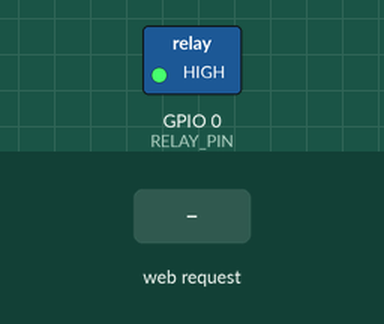
Simulated run of this program. Board: ESP8266 (NodeMCU). Parts: switched loads named in the program (green lamp = pin HIGH). The inputs (shaded band) are chosen by the test bench. WiFi joins after 1.5 s; servers stay silent unless stated; what the program prints to the serial monitor is not drawn.

Above: at 2.7 s.
2.8 s: HTTP request GET /on received
At 3.1 s:
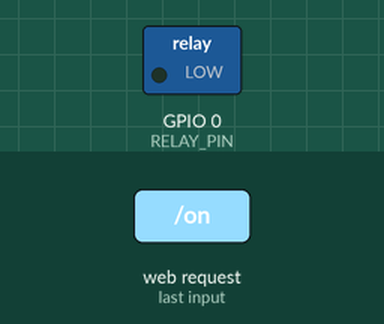
4.3 s: HTTP request GET /off received
At 5.4 s:
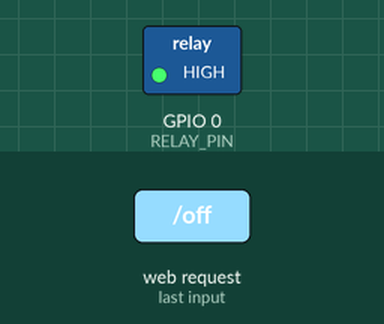
Timing chart, 0 to 7.3 s (numbered marks = the images above; inputs shaded):
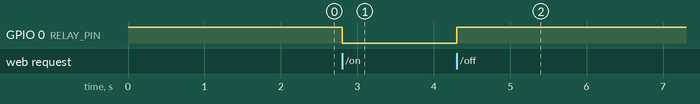

The program:

main.cpp
```cpp
#include <ESP8266WiFi.h>
#include <ESP8266WebServer.h>
#include <WiFiUdp.h>
#include <WiFiManager.h>
#include "secrets.h"

#define RELAY_PIN 0
#define DISCOVERY_PORT 9876
#define DISCOVERY_MSG "RELAY_HERE_V1"

ESP8266WebServer server(80);
WiFiUDP udp;

unsigned long lastBroadcast = 0;

void handleOn() {
  digitalWrite(RELAY_PIN, LOW); // Attivo
  server.send(200, "application/json", "{\"status\":\"ON\"}");
}

void handleOff() {
  digitalWrite(RELAY_PIN, HIGH); // Spento
  server.send(200, "application/json", "{\"status\":\"OFF\"}");
}

void handleStatus() {
  int state = digitalRead(RELAY_PIN);
  String s = (state == LOW) ? "ON" : "OFF";
  server.send(200, "application/json", "{\"status\":\"" + s + "\"}");
}

void setup() {
  Serial.begin(115200);
  pinMode(RELAY_PIN, OUTPUT);
  digitalWrite(RELAY_PIN, HIGH); // Default OFF

  WiFiManager wm;
  // Rimuoviamo config statica per usare DHCP (più flessibile con Auto-Discovery)
  // wm.setSTAStaticIPConfig(...); <--- RIMOSSO
  wm.setConfigPortalTimeout(180);

  if (!wm.autoConnect("Relay_Setup")) {
    ESP.restart();
  }

  server.on("/on", handleOn);
  server.on("/off", handleOff);
  server.on("/status", handleStatus);
  server.begin();

  // Avvia UDP per Discovery
  udp.begin(DISCOVERY_PORT);
  Serial.println("Relè Pronto. IP: " + WiFi.localIP().toString());
}

void loop() {
  server.handleClient();

  // Invia "Sono Qui" ogni 2 secondi
  if (millis() - lastBroadcast > 2000) {
    // Broadcast IP: 255.255.255.255 invia a tutti nella rete locale
    udp.beginPacket(IPAddress(255,255,255,255), DISCOVERY_PORT);
    udp.write(DISCOVERY_MSG);
    udp.endPacket();
    lastBroadcast = millis();
  }
}
```

secrets.h
```cpp
#ifndef SECRETS_H
#define SECRETS_H

// Lista di 60 token esadecimali (uno per ogni minuto dell'ora 0-59)
// Questa lista DEVE essere identica su Master (Display) e Slave (Relè)
const char* SECRET_TOKENS[60] = {
    "2d8f9a4c7e3b1d6f", "5a1b3c9d8e2f4a07", "e7c9b2a5d8f31046", "9046a3c2d1e8f7b5",
    "b5f8e2d1c9a30746", "1c4d7e2f5a8b9036", "6a9b3c2d5f8e1704", "f3e2d1c9b8a70564",
    "8b2a5d9c1e4f7036", "4d7e1b2a5c8f9063", "0f3e9c2d5a8b1746", "c9a3b2d1e8f70564",
    "7e2f5a1b3c9d8046", "3c9d8e2f5a1b7064", "a5d8f3c9b2e14076", "d1e8f7c9a3b20546",
    "5a8b1c4d7e2f9036", "9b3c6a2d5f8e1704", "2d1c9f3e8a7b0564", "e4f78b2a5d9c1036",
    "a5c84d7e1b2f9063", "d5a80f3e9c2b1746", "f705c9a3b2d1e864", "d8047e2f5a1b3c96",
    "b7063c9d8e2f5a14", "e140a5d8f3c9b276", "b205d1e8f7c9a346", "f9035a8b1c4d7e26",
    "e1709b3c6a2d5f84", "7b052d1c9f3e8a64", "c103e4f78b2a5d96", "f906a5c84d7e1b23",
    "b174d5a80f3e9c26", "e864f705c9a3b2d1", "b3c9d8047e2f5a16", "f5a1b7063c9d8e24",
    "9b27e140a5d8f3c6", "9a34b205d1e8f7c6", "d7e2f9035a8b1c46", "d5f8e1709b3c6a24",
    "e8a67b052d1c9f34", "a5d9c103e4f78b26", "e1b2f906a5c84d73", "e9c2b174d5a80f36",
    "3b2de864f705c9a1", "2f5ab3c9d8047e26", "9d8ef5a1b7063c94", "8f3c9b27e140a5d6",
    "8f7c9a34b205d1e6", "b1c4d7e2f9035a86", "c6a2d5f8e1709b34", "c9f3e8a67b052d14",
    "78b2a5d9c103e4f6", "84d7e1b2f906a5c3", "80f3e9c2b174d5a6", "5c9a3b2de864f701",
    "47e2f5ab3c9d8046", "63c9d8ef5a1b7064", "40a5d8f3c9b27e16", "5d1e8f7c9a34b206"
};

#endif
```

Measured:
- after the input at 2.8 s, GPIO 0 (RELAY_PIN): HIGH → LOW at once
- after the input at 4.3 s, GPIO 0 (RELAY_PIN): LOW → HIGH at once
